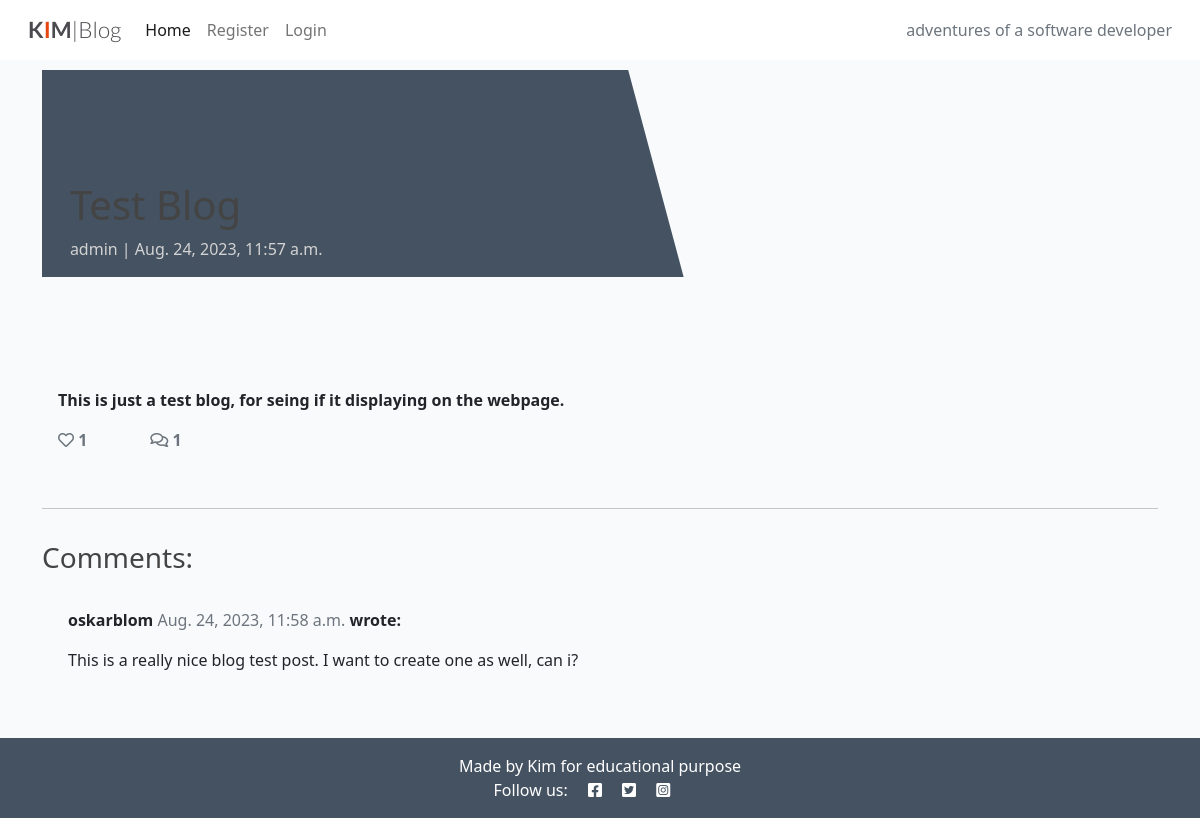
The page /test-blog/ on the database its author committed.
### blogapp/models.py (models this page shows, shortened)
class Post(models.Model):
    title = models.CharField(max_length=200, unique=True)
    slug = models.SlugField(max_length=200, unique=True)
    author = models.ForeignKey(
        User, on_delete=models.CASCADE, related_name="blogapp_posts"
    )
    featured_image = CloudinaryField('image', default='placeholder')
    excerpt = models.TextField(blank=True)
    updated_on = models.DateTimeField(auto_now=True)
    content = models.TextField()
    created_on = models.DateTimeField(auto_now_add=True)
    status = models.IntegerField(choices=STATUS, default=0)
    likes = models.ManyToManyField(
        User, related_name='blogapppost_like', blank=True)
    class Meta:
        ordering = ["-created_on"]
    def number_of_likes(self):
        return self.likes.count()

class Comment(models.Model):
    post = models.ForeignKey(Post, on_delete=models.CASCADE,
                             related_name="comments")
    name = models.CharField(max_length=80, null=False, blank=False)
    email = models.EmailField()
    body = models.TextField()
    created_on = models.DateTimeField(auto_now_add=True)
    approved = models.BooleanField(default=False)
    class Meta:
        ordering = ["created_on"]

### blogapp/views.py (the view, shortened to what this page needs)
# urls.py: path('<slug:slug>/', views.PostDetail.as_view(), name='post_detail'),
class PostDetail(View):
    def get(self, request, slug, *args, **kwargs):
        queryset = Post.objects.filter(status=1)
        post = get_object_or_404(queryset, slug=slug)
        comments = post.comments.filter(approved=True).order_by("-created_on")
        liked = False
        if post.likes.filter(id=self.request.user.id).exists():
            liked = True
        return render(
            request,
            "post_detail.html",
            {
                "post": post,
                "comments": comments,
                "commented": False,
                "liked": liked,
                "comment_form": CommentForm()
            },
        )

### templates/post_detail.html (shortened to what this page needs)
{% extends 'base.html' %} {% block content %}
{% load crispy_forms_tags %}
<div class="masthead">
    <div class="container">
        <div class="row g-0">
            <div class="col-md-6 masthead-text">
                <h1 class="post-title">{{ post.title }}</h1>
                <p class="post-subtitle">{{ post.author }} | {{ post.created_on }}</p>
            </div>
            <div class="d-none d-md-block col-md-6 masthead-image">
            </div>
        </div>
    </div>
</div>
<div class="container">
    <div class="row">
        <div class="col card mb-4  mt-3 left  top">
            <div class="card-body">
                <p class="card-text ">
                    {{ post.content | safe }}
                </p>
                <div class="row">
                    <div class="col-1">
                        <strong>
                            {% if user.is_authenticated %}
                            <form class="d-inline" action="{% url 'post_like' post.slug %}" method="POST">
                                {% csrf_token %}
                                {% if liked %}
                                <button type="submit" name="blogpost_id" value="{{post.slug}}" class="btn-like"><i class="fas fa-heart"></i></button>
                                {% else %}
                                <button type="submit" name="blogpost_id" value="{{post.slug}}" class="btn-like"><i class="far fa-heart"></i></button>
                                {% endif %}
                            </form>
                            {% else %}
                            <span class="text-secondary"><i class="far fa-heart"></i></span>
                            {% endif %}
                        <span class="text-secondary">{{ post.number_of_likes }} </span>
                        </strong>
                    </div>
                    <div class="col-1">
                        {% with comments.count as total_comments %}
                        <strong class="text-secondary"><i class="far fa-comments"></i>
                            {{ total_comments }}</strong>
                        {% endwith %}
                    </div>
                </div>
            </div>
        </div>
    </div>
    <div class="row">
        <div class="col">
            <hr>
        </div>
    </div>
    <div class="row">
        <div class="col-md-8 card mb-4  mt-3 ">
            <h3>Comments:</h3>
            <div class="card-body">
                {% for comment in comments %}
                <div class="comments" style="padding: 10px;">
                    <p class="font-weight-bold">
                        {{ comment.name }}
                        <span class=" text-muted font-weight-normal">
                            {{ comment.created_on }}
                        </span> wrote:
                    </p>
                    {{ comment.body | linebreaks }}
                </div>
                {% endfor %}
            </div>
        </div>
        <div class="col-md-4 card mb-4  mt-3 ">
            <div class="card-body">
            </div>
        </div>
    </div>
</div>
{% endblock content %}

### static/css/style.css (style rules this page uses)
body { background-color: #F9FAFC; }
h1, h2, h3, h4, h5, h6 { color: #444444; }
.main-bg { background-color: #F9FAFC; }
.card { border: none; background-color: transparent; }
.masthead { margin-top: 10px; overflow: hidden; position: relative; display: inline-block; height: 33vh; width: 100%; }
.masthead-text { background-color: #445261; color: white; position: relative; }
.masthead-image { position: relative; overflow: hidden; }
.masthead-image:after { content: ""; position: absolute; top: 0; right: 90%; height: 100%; width: 150%; background: #445261; -webkit-transform: skew(15deg); -moz-transform: skew(15deg); transform: skew(15deg); z-index: 100; }
.post-title { margin-top: 20%; margin-left: 5%; }
.post-subtitle { margin-left: 5%; color: lightgray; }
body { background-color: azure; }

### rows shown on the page
Post: author "admin", created_on "Aug. 24, 2023, 11:57 a.m.", content "This is just a test blog, for seing if it displaying on the webpage.", number_of_likes "1"
Comment: name "oskarblom", created_on "Aug. 24, 2023, 11:58 a.m.", body "This is a really nice blog test post. I want to create one as well, can i?"

### other values the page prints
{{ total_comments }} "1"
